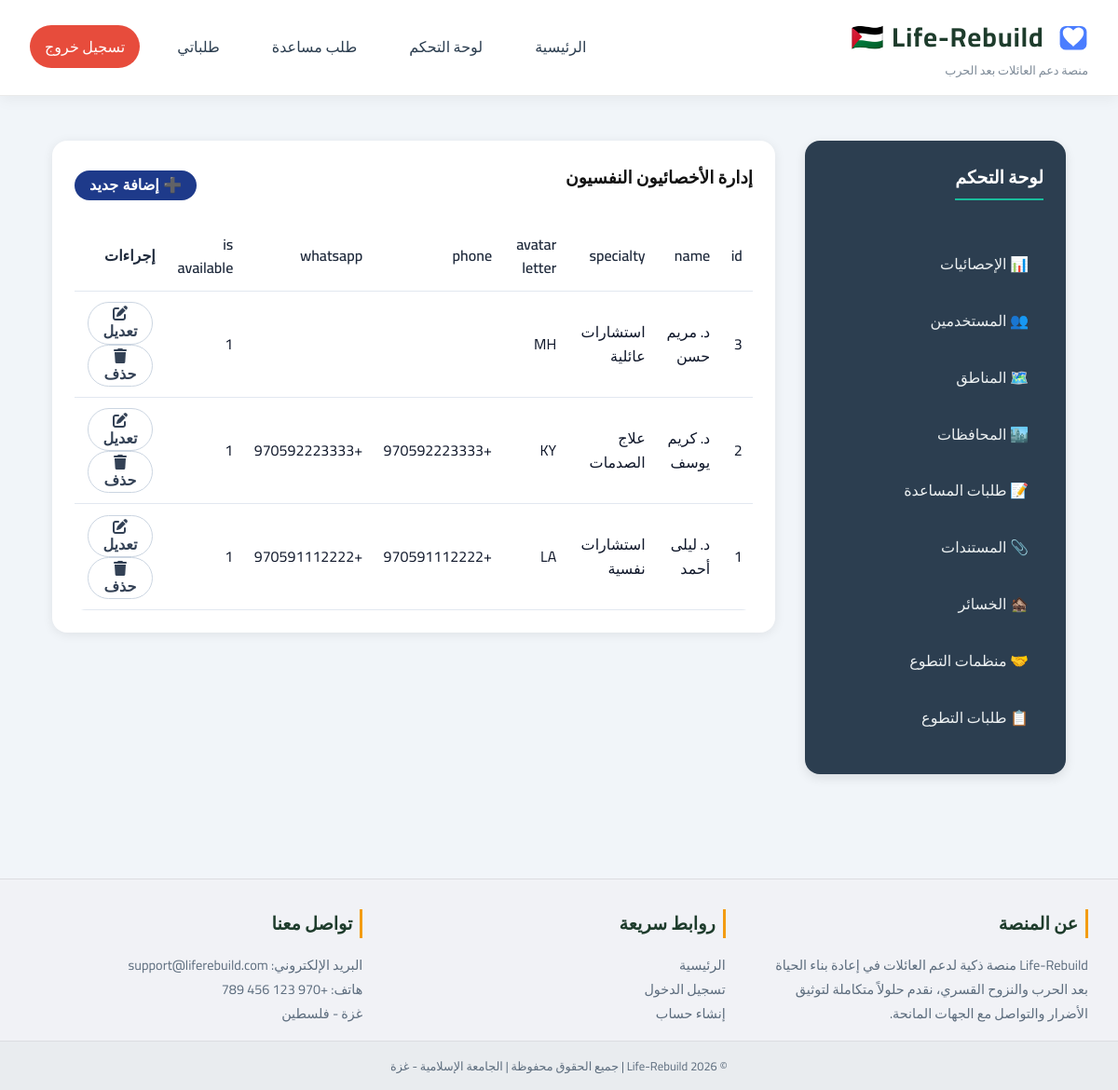
Page /index.php?page=admin&tab=mental_specialists (signed in) on the committed database.
### tables this page shows
CREATE TABLE IF NOT EXISTS mental_specialists (
    id INT AUTO_INCREMENT PRIMARY KEY,
    name VARCHAR(100) NOT NULL,
    specialty VARCHAR(100) NOT NULL,
    avatar_letter VARCHAR(2) DEFAULT 'DR',
    is_available BOOLEAN DEFAULT TRUE,
    created_at TIMESTAMP DEFAULT CURRENT_TIMESTAMP
);

### controllers/AdminController.php (called while the page is built, shortened)
<?php
class AdminController {
    private $db;
    public function __construct($pdo) {
        $this->db = $pdo;
    }
    public function index() {
        $tab = $_GET['tab'] ?? 'dashboard';
        $action = $_GET['action'] ?? 'list';
        $content = 'views/admin/dashboard_stats.php';
        $rows = [];
        $columns = [];
        $tableName = '';
        switch ($tab) {
            case 'governorates':
            case 'aid_requests':
            case 'losses':
            case 'volunteer_organizations':
            case 'support_team':
            case 'aid_packages':
            case 'roadmap_tasks':
            case 'mental_specialists':
            case 'mental_centers':
            case 'mental_articles':
            case 'mental_crisis_lines':
            case 'mental_daily_tips':
            case 'mental_appointments':
            case 'volunteer_requests_list':
                $tableName = $this->getTableDisplayName($tab);
                $columns = $this->getTableColumns($tab);
                if ($action === 'list') {
                    $page = isset($_GET['p']) ? (int)$_GET['p'] : 1;
                    $limit = 20;
                    $offset = ($page - 1) * $limit;
                    $search = isset($_GET['search']) ? trim($_GET['search']) : '';
                    $rows = $this->getTableRows($tab, $limit, $offset, $search);
                }
                $content = 'views/admin/dynamic_table.php';
                break;
        }
        include 'views/admin/layout.php';
    }
    private function getTableRows($table, $limit, $offset, $search = '') {
     if (!$this->tableExists($table)) {
        return [];
    }
        $sql = "SELECT * FROM $table";
        $sql .= " ORDER BY id DESC LIMIT :limit OFFSET :offset";
        $stmt = $this->db->prepare($sql);
        $stmt->bindValue(':limit', $limit, PDO::PARAM_INT);
        $stmt->bindValue(':offset', $offset, PDO::PARAM_INT);
        $stmt->execute();
        return $stmt->fetchAll();
    }
    private function getTableColumns($table) {
         if (!$this->tableExists($table)) {
        return [];
    }
        $map = [
            'areas' => ['id', 'governorate_id', 'area_name', 'is_safe', 'has_water', 'has_electricity', 'has_health_center', 'has_school', 'needs_reconstruction', 'safety_level'],
            'governorates' => ['id', 'name'],
            'aid_requests' => ['id', 'user_id', 'request_type', 'description', 'status', 'created_at'],
            'losses' => ['id', 'user_id', 'document_type', 'title', 'description', 'loss_date', 'created_at'],
            'volunteer_organizations' => ['id', 'name', 'area', 'services', 'phone', 'whatsapp'],
            'support_team' => ['id', 'name', 'role', 'avatar_letters', 'avatar_color', 'status', 'display_order', 'is_active'],
            'aid_packages' => ['id', 'title', 'organization', 'status', 'contents', 'expected_date'],
            'roadmap_tasks' => ['id', 'task_name', 'task_category', 'due_date', 'status'],
'mental_specialists' => ['id', 'name', 'specialty', 'avatar_letter', 'phone', 'whatsapp', 'is_available'],            'mental_centers' => ['id', 'name', 'area', 'address', 'phone', 'services', 'working_hours'],
            'mental_articles' => ['id', 'title', 'category', 'read_time', 'badge_text', 'badge_color', 'card_color', 'created_at'],
            'mental_crisis_lines' => ['id', 'title', 'description', 'action_text', 'icon_class', 'bg_color', 'is_active'],
            'mental_daily_tips' => ['id', 'tip_text', 'display_date', 'created_at'],
            'mental_appointments' => ['id', 'user_id', 'specialist_id', 'appointment_date', 'appointment_time', 'status', 'created_at'],
            'volunteer_requests' => ['id', 'title', 'volunteers_needed', 'request_date', 'urgency'],
        ];
        return $map[$table] ?? ['id', 'name'];
    }
    private function getTableDisplayName($table) {
        $names = [
            'areas' => 'المناطق',
            'governorates' => 'المحافظات',
            'aid_requests' => 'طلبات المساعدة',
            'losses' => 'الخسائر',
            'volunteer_organizations' => 'منظمات التطوع',
            'support_team' => 'فريق الدعم',
            'aid_packages' => 'حزم المساعدات',
            'roadmap_tasks' => 'مهام خارطة الطريق',
            'mental_specialists' => 'الأخصائيون النفسيون',
            'mental_centers' => 'مراكز الدعم النفسي',
            'mental_articles' => 'المقالات النفسية',
            'mental_crisis_lines' => 'خدمات الدعم السريعة',
            'mental_daily_tips' => 'نصائح اليوم',
            'mental_appointments' => 'مواعيد الاستشارات النفسية',
            'volunteer_requests_list' => 'طلبات متطوعين (عامة)',
        ];
        return $names[$table] ?? $table;
    }
    private function tableExists($table) {
    try {
        $result = $this->db->query("SHOW TABLES LIKE '$table'");
        return $result->rowCount() > 0;
    } catch (PDOException $e) {
        return false;
    }
}
}
?>

### views/admin/layout.php (the view, shortened to what this page needs)
<?php include 'views/partials/header.php'; ?>
<link rel="stylesheet" href="https://cdnjs.cloudflare.com/ajax/libs/font-awesome/6.0.0/css/all.min.css">
<div class="admin-container">
    <aside class="admin-sidebar">
        <h3>لوحة التحكم</h3>
        <ul>
            <li><a href="index.php?page=admin&tab=dashboard" class="<?= $tab == 'dashboard' ? 'active' : '' ?>">📊 الإحصائيات</a></li>
            <li><a href="index.php?page=admin&tab=users" class="<?= $tab == 'users' ? 'active' : '' ?>">👥 المستخدمين</a></li>
            <li><a href="index.php?page=admin&tab=areas" class="<?= $tab == 'areas' ? 'active' : '' ?>">🗺️ المناطق</a></li>
            <li><a href="index.php?page=admin&tab=governorates" class="<?= $tab == 'governorates' ? 'active' : '' ?>">🏙️ المحافظات</a></li>
            <li><a href="index.php?page=admin&tab=aid_requests" class="<?= $tab == 'aid_requests' ? 'active' : '' ?>">📝 طلبات المساعدة</a></li>
            <li><a href="index.php?page=admin&tab=documents" class="<?= $tab == 'documents' ? 'active' : '' ?>">📎 المستندات</a></li>
            <li><a href="index.php?page=admin&tab=losses" class="<?= $tab == 'losses' ? 'active' : '' ?>">🏚️ الخسائر</a></li>
            <li><a href="index.php?page=admin&tab=volunteer_organizations" class="<?= $tab == 'volunteer_organizations' ? 'active' : '' ?>">🤝 منظمات التطوع</a></li>
            <li><a href="index.php?page=admin&tab=volunteer_requests" class="<?= $tab == 'volunteer_requests' ? 'active' : '' ?>">📋 طلبات التطوع</a></li>
        </ul>
    </aside>
    <main class="admin-content">
        <?php
        if (isset($content) && file_exists($content)) {
            include $content;
        }
        elseif ($tab == 'dashboard') {
            ?>
            <div class="stats-cards-grid">
                <div class="stat-card border-blue"><h3>العائلات المسجلة</h3><p><?= number_format($stats['families'] ?? 0) ?></p></div>
                <div class="stat-card border-orange"><h3>الطلبات المعلقة</h3><p><?= number_format($stats['pending'] ?? 0) ?></p></div>
                <div class="stat-card border-green"><h3>إجمالي الطلبات</h3><p><?= number_format($stats['requests'] ?? 0) ?></p></div>
                <div class="stat-card border-purple"><h3>طلبات التطوع</h3><p><?= number_format($stats['volunteer_requests'] ?? 0) ?></p></div>
            </div>
            <div class="admin-table-section">
                <h3>آخر طلبات المساعدة</h3>
                <div class="responsive-table-wrapper">
                    <table class="data-table-main">
                        <thead><tr><th>ID</th><th>العائلة</th><th>نوع المساعدة</th><th>التاريخ</th><th>الحالة</th></tr></thead>
                        <tbody>
                            <?php
                            $recent = $this->db->query("SELECT ar.id, u.full_name, ar.request_type, ar.created_at, ar.status FROM aid_requests ar JOIN users u ON ar.user_id = u.id ORDER BY ar.id DESC LIMIT 5")->fetchAll();
                            foreach ($recent as $r): ?>
                            <tr><td>#<?= $r['id'] ?></td><td><?= htmlspecialchars($r['full_name']) ?></td><td><?= $r['request_type'] ?></td><td><?= date('Y-m-d', strtotime($r['created_at'])) ?></td><td><span class="tbl-badge badge-yellow-solid"><?= $r['status'] ?></span></td></tr>
                            <?php endforeach; ?>
                        </tbody>
                    </table>
                </div>
            </div>
            <?php
        }
        elseif ($action === 'add' || $action === 'edit') {
            ?>
            <div class="form-container">
                <h3><?= $action === 'add' ? 'إضافة جديد' : 'تعديل' ?> <?= htmlspecialchars($tableName) ?></h3>
                <form method="POST" action="index.php?page=admin&tab=<?= $tab ?>&action=save">
                    <?php if ($action === 'edit' && $record): ?>
                        <input type="hidden" name="id" value="<?= $record['id'] ?>">
                    <?php endif; ?>
                    <?php foreach ($columns as $col): if ($col == 'id') continue; ?>
                    <div class="form-group">
                        <label><?= str_replace('_', ' ', $col) ?></label>
                        <input type="text" name="<?= $col ?>" value="<?= htmlspecialchars($record[$col] ?? '') ?>">
                    </div>
                    <?php endforeach; ?>
                    <button type="submit" class="btn-save">💾 حفظ</button>
                    <a href="index.php?page=admin&tab=<?= $tab ?>" class="btn-cancel">إلغاء</a>
                </form>
            </div>
            <?php
        }
        else {
            ?>
            <div class="table-header-controls">
                <h3>إدارة <?= htmlspecialchars($tableName) ?></h3>
                <button class="btn-add" onclick="location.href='index.php?page=admin&tab=<?= $tab ?>&action=add'">➕ إضافة جديد</button>
            </div>
            <div class="responsive-table-wrapper">
                <table class="data-table-main">
                    <thead><tr><?php foreach ($columns as $col): ?><th><?= str_replace('_', ' ', $col) ?></th><?php endforeach; ?><th>إجراءات</th></tr></thead>
                    <tbody>
                        <?php if (count($rows) > 0): ?>
                            <?php foreach ($rows as $row): ?>
                            <tr><?php foreach ($columns as $col): ?><td><?= htmlspecialchars($row[$col] ?? '') ?></td><?php endforeach; ?>
                            <td><button class="btn-table-view" onclick="location.href='index.php?page=admin&tab=<?= $tab ?>&action=edit&id=<?= $row['id'] ?>'"><i class="fas fa-edit"></i> تعديل</button>
                            <button class="btn-table-view" onclick="if(confirm('حذف؟')) location.href='index.php?page=admin&tab=<?= $tab ?>&action=delete&id=<?= $row['id'] ?>'"><i class="fas fa-trash"></i> حذف</button></td></tr>
                            <?php endforeach; ?>
                        <?php else: ?>
                            <tr><td colspan="<?= count($columns)+1 ?>">لا توجد بيانات</td></tr>
                        <?php endif; ?>
                    </tbody>
                </table>
            </div>
            <?php
        }
        ?>
    </main>
</div>
<?php include 'views/partials/footer.php'; ?>

### assets/css/style.css (style rules this page uses)
* { margin: 0; padding: 0; box-sizing: border-box; }
a { text-decoration: none !important; }
body { font-family: 'Tajawal', 'Segoe UI', Tahoma, sans-serif; background: #ffffff; color: #1e1e1e; line-height: 1.6; display: flex; flex-direction: column; min-height: 100vh; }
main { flex: 1; padding: 2rem; max-width: 1200px; margin: 0 auto; width: 100%; }
h1, h2, h3 { margin-bottom: 1rem; color: #111; }
button, .btn { background: #1a1a1a; color: white; border: none; padding: 0.75rem 1.5rem; border-radius: 30px; cursor: pointer; font-size: 1rem; font-weight: 600; transition: all 0.3s; display: inline-block; text-decoration: none; margin: 0.5rem 0; }
table { width: 100%; border-collapse: collapse; margin-top: 1rem; background: white; border-radius: 12px; overflow: hidden; }
th, td { padding: 12px; text-align: right; border-bottom: 1px solid #eee; }
th { background: #2c3e50; color: white; font-weight: 600; }
.admin-sidebar { width: 280px; background: #2c3e50; border-radius: 20px; padding: 1.5rem; color: white; position: sticky; top: 2rem; flex-shrink: 0; box-shadow: 0 4px 12px rgba(0,0,0,0.1); }
.admin-sidebar h3 { color: #fff; font-size: 1.3rem; margin-bottom: 1.5rem; border-bottom: 2px solid #1abc9c; display: inline-block; padding-bottom: 0.5rem; }
.admin-sidebar ul { list-style: none; padding: 0; margin: 0; }
.admin-sidebar ul li { margin: 0.8rem 0; }
.admin-sidebar ul li a { color: #ecf0f1; text-decoration: none; display: block; padding: 0.7rem 1rem; border-radius: 12px; transition: all 0.3s; font-weight: 500; }
.admin-content { flex: 1; background: white; border-radius: 20px; padding: 1.5rem; box-shadow: 0 2px 12px rgba(0,0,0,0.08); overflow-x: auto; }

### views/admin/layout.php (style rules this page uses)
* { margin: 0; padding: 0; box-sizing: border-box; }
body { font-family: 'Cairo', sans-serif; background: #f1f5f9; color: #0f172a; }
.admin-container { display: flex; gap: 2rem; align-items: flex-start; max-width: 1600px; margin: 1rem auto 2rem; padding: 0 1.5rem; }
.admin-sidebar { width: 280px; background: #2c3e50; border-radius: 1rem; padding: 1.5rem; flex-shrink: 0; }
.admin-sidebar h3 { color: white; font-size: 1.2rem; margin-bottom: 1rem; border-bottom: 2px solid #1abc9c; display: inline-block; }
.admin-sidebar ul { list-style: none; margin-top: 1rem; max-height: 70vh; overflow-y: auto; }
.admin-sidebar li { margin-bottom: 0.5rem; }
.admin-sidebar a { display: block; padding: 0.5rem 0.8rem; color: #e2e8f0; text-decoration: none; border-radius: 0.5rem; transition: 0.2s; }
.admin-content { flex: 1; background: white; border-radius: 1rem; padding: 1.5rem; overflow-x: auto; }
.table-header-controls { display: flex; justify-content: space-between; align-items: center; margin-bottom: 1rem; flex-wrap: wrap; gap: 0.5rem; }
.btn-add, .btn-export { background: #1e3a8a; color: white; border: none; padding: 0.4rem 1rem; border-radius: 2rem; cursor: pointer; }
.data-table-main { width: 100%; border-collapse: collapse; }
.data-table-main th, .data-table-main td { padding: 0.7rem; text-align: right; border-bottom: 1px solid #e2e8f0; }
.data-table-main th { background: #f8fafc; font-weight: 600; }
.btn-table-view { background: transparent; border: 1px solid #cbd5e1; border-radius: 2rem; padding: 0.2rem 0.6rem; cursor: pointer; margin: 0 0.2rem; }
.btn-table-view i { margin: 0 0.2rem; }
.admin-content table, .admin-content td, .admin-content th { color: #1e293b !important; background-color: white !important; }
.admin-content .data-table-main td { color: #0f172a !important; background: white !important; }
.admin-content .btn-table-view i, .admin-content .btn-table-view { color: #334155 !important; }

### rows in the picture
mental_specialists: id "3", name "د. مريم حسن", specialty "استشارات عائلية", avatar_letter "MH", is_available "1"
mental_specialists: id "2", name "د. كريم يوسف", specialty "علاج الصدمات", avatar_letter "KY", phone "+970592223333", whatsapp "+970592223333", is_available "1"
mental_specialists: id "1", name "د. ليلى أحمد", specialty "استشارات نفسية", avatar_letter "LA", phone "+970591112222", whatsapp "+970591112222", is_available "1"

### other values in the picture
$tableName "الأخصائيون النفسيون"
str_replace('_', ' ', $col) "id"
str_replace('_', ' ', $col) "name"
str_replace('_', ' ', $col) "specialty"
str_replace('_', ' ', $col) "avatar letter"
str_replace('_', ' ', $col) "phone"
str_replace('_', ' ', $col) "whatsapp"
str_replace('_', ' ', $col) "is available"
